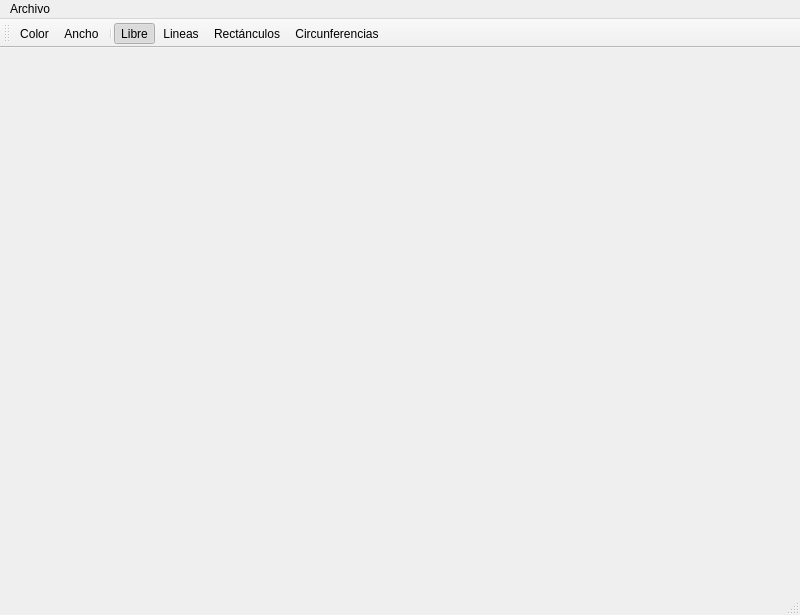
<?xml version="1.0" encoding="UTF-8"?>
<ui version="4.0">
 <class>Principal</class>
 <widget class="QMainWindow" name="Principal">
  <property name="geometry">
   <rect>
    <x>0</x>
    <y>0</y>
    <width>800</width>
    <height>615</height>
   </rect>
  </property>
  <property name="minimumSize">
   <size>
    <width>0</width>
    <height>50</height>
   </size>
  </property>
  <property name="cursor">
   <cursorShape>CrossCursor</cursorShape>
  </property>
  <property name="windowTitle">
   <string>Principal</string>
  </property>
  <property name="windowIcon">
   <iconset resource="Recursos.qrc">
    <normaloff>:/Recursos/icono.png</normaloff>:/Recursos/icono.png</iconset>
  </property>
  <widget class="QWidget" name="centralwidget"/>
  <widget class="QMenuBar" name="menubar">
   <property name="geometry">
    <rect>
     <x>0</x>
     <y>0</y>
     <width>800</width>
     <height>22</height>
    </rect>
   </property>
   <widget class="QMenu" name="menuArchivo">
    <property name="tearOffEnabled">
     <bool>false</bool>
    </property>
    <property name="title">
     <string>Archivo</string>
    </property>
    <property name="toolTipsVisible">
     <bool>false</bool>
    </property>
    <addaction name="separator"/>
    <addaction name="actionNuevo"/>
    <addaction name="actionAbrir"/>
    <addaction name="actionGuardar"/>
    <addaction name="actionLimpiar"/>
   </widget>
   <addaction name="menuArchivo"/>
  </widget>
  <widget class="QStatusBar" name="statusbar"/>
  <widget class="QToolBar" name="toolBar">
   <property name="minimumSize">
    <size>
     <width>0</width>
     <height>0</height>
    </size>
   </property>
   <property name="windowTitle">
    <string>toolBar</string>
   </property>
   <property name="toolButtonStyle">
    <enum>Qt::ToolButtonTextUnderIcon</enum>
   </property>
   <attribute name="toolBarArea">
    <enum>TopToolBarArea</enum>
   </attribute>
   <attribute name="toolBarBreak">
    <bool>false</bool>
   </attribute>
   <addaction name="actionColor"/>
   <addaction name="actionAncho"/>
   <addaction name="separator"/>
   <addaction name="actionLibre"/>
   <addaction name="actionLineas"/>
   <addaction name="actionRect_nculos"/>
   <addaction name="actionCircunferencias"/>
  </widget>
  <action name="actionNuevo">
   <property name="icon">
    <iconset resource="Recursos.qrc">
     <normaloff>:/Recursos/archivo-nuevo.png</normaloff>:/Recursos/archivo-nuevo.png</iconset>
   </property>
   <property name="text">
    <string>Nuevo</string>
   </property>
   <property name="shortcut">
    <string>Ctrl+N</string>
   </property>
  </action>
  <action name="actionGuardar">
   <property name="icon">
    <iconset resource="Recursos.qrc">
     <normaloff>:/Recursos/guardar-el-archivo.png</normaloff>:/Recursos/guardar-el-archivo.png</iconset>
   </property>
   <property name="text">
    <string>Guardar</string>
   </property>
   <property name="shortcut">
    <string>Ctrl+S</string>
   </property>
  </action>
  <action name="actionColor">
   <property name="icon">
    <iconset resource="Recursos.qrc">
     <normaloff>:/Recursos/circulo-de-color.png</normaloff>:/Recursos/circulo-de-color.png</iconset>
   </property>
   <property name="text">
    <string>Color</string>
   </property>
   <property name="shortcut">
    <string>Ctrl+Shift+C</string>
   </property>
  </action>
  <action name="actionAncho">
   <property name="icon">
    <iconset resource="Recursos.qrc">
     <normaloff>:/Recursos/anchura.png</normaloff>:/Recursos/anchura.png</iconset>
   </property>
   <property name="text">
    <string>Ancho</string>
   </property>
   <property name="shortcut">
    <string>Ctrl+Shift+A</string>
   </property>
  </action>
  <action name="actionLineas">
   <property name="checkable">
    <bool>true</bool>
   </property>
   <property name="checked">
    <bool>false</bool>
   </property>
   <property name="icon">
    <iconset resource="Recursos.qrc">
     <normaloff>:/Recursos/linea-diagonal.png</normaloff>:/Recursos/linea-diagonal.png</iconset>
   </property>
   <property name="text">
    <string>Lineas</string>
   </property>
  </action>
  <action name="actionLibre">
   <property name="checkable">
    <bool>true</bool>
   </property>
   <property name="checked">
    <bool>true</bool>
   </property>
   <property name="enabled">
    <bool>true</bool>
   </property>
   <property name="icon">
    <iconset resource="Recursos.qrc">
     <normaloff>:/Recursos/Libre.png</normaloff>:/Recursos/Libre.png</iconset>
   </property>
   <property name="text">
    <string>Libre</string>
   </property>
   <property name="shortcutContext">
    <enum>Qt::WindowShortcut</enum>
   </property>
   <property name="priority">
    <enum>QAction::NormalPriority</enum>
   </property>
  </action>
  <action name="actionRect_nculos">
   <property name="checkable">
    <bool>true</bool>
   </property>
   <property name="enabled">
    <bool>true</bool>
   </property>
   <property name="icon">
    <iconset resource="Recursos.qrc">
     <normaloff>:/Recursos/contorno-de-forma-geometrica-rectangular.png</normaloff>:/Recursos/contorno-de-forma-geometrica-rectangular.png</iconset>
   </property>
   <property name="text">
    <string>Rectánculos</string>
   </property>
   <property name="statusTip">
    <string/>
   </property>
   <property name="autoRepeat">
    <bool>true</bool>
   </property>
  </action>
  <action name="actionCircunferencias">
   <property name="checkable">
    <bool>true</bool>
   </property>
   <property name="icon">
    <iconset resource="Recursos.qrc">
     <normaloff>:/Recursos/lavado-en-seco.png</normaloff>:/Recursos/lavado-en-seco.png</iconset>
   </property>
   <property name="text">
    <string>Circunferencias</string>
   </property>
  </action>
  <action name="actionAbrir">
   <property name="icon">
    <iconset resource="Recursos.qrc">
     <normaloff>:/Recursos/abrir-carpeta-con-documento.png</normaloff>:/Recursos/abrir-carpeta-con-documento.png</iconset>
   </property>
   <property name="text">
    <string>Abrir</string>
   </property>
   <property name="shortcut">
    <string>Ctrl+O</string>
   </property>
  </action>
  <action name="actionLimpiar">
   <property name="icon">
    <iconset resource="Recursos.qrc">
     <normaloff>:/Recursos/Limpiar.png</normaloff>:/Recursos/Limpiar.png</iconset>
   </property>
   <property name="text">
    <string>Limpiar</string>
   </property>
   <property name="shortcut">
    <string>Ctrl+A</string>
   </property>
  </action>
 </widget>
 <resources>
  <include location="Recursos.qrc"/>
 </resources>
 <connections/>
</ui>
